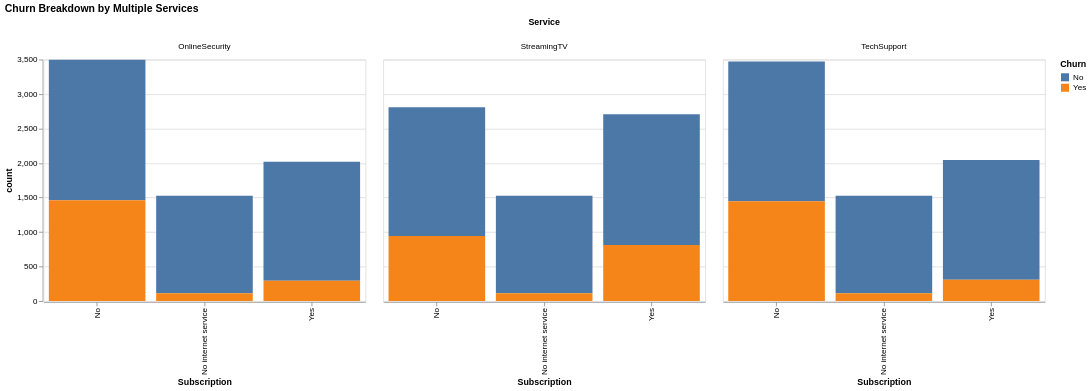

The notebook cell this image was saved under:
### Code cell
# Melt features into long-form for altair
melted_df = df.melt(id_vars='Churn', value_vars=['OnlineSecurity', 'TechSupport', 'StreamingTV'],
                    var_name='Service', value_name='Subscription')

service_churn = melted_df.groupby(['Service', 'Subscription', 'Churn']).size().reset_index(name='count')

alt.Chart(service_churn).mark_bar().encode(
    x='Subscription:N',
    y='count:Q',
    color='Churn:N',
    column='Service:N',
    tooltip=['Service', 'Subscription', 'Churn', 'count']
).properties(
    title='Churn Breakdown by Multiple Services',
    width=400,
    height=300
)

### Figure 1 — Vega-Lite specification as saved in the notebook (floating-point values rounded to 4 significant figures)
{"config": {"view": {"continuousWidth": 300, "continuousHeight": 300}}, "data": {"name": "data-f2eb751cf3948264624f5eee1b8c99aa"}, "mark": {"type": "bar"}, "encoding": {"color": {"field": "Churn", "type": "nominal"}, "column": {"field": "Service", "type": "nominal"}, "tooltip": [{"field": "Service", "type": "nominal"}, {"field": "Subscription", "type": "nominal"}, {"field": "Churn", "type": "nominal"}, {"field": "count", "type": "quantitative"}], "x": {"field": "Subscription", "type": "nominal"}, "y": {"field": "count", "type": "quantitative"}}, "height": 300, "title": "Churn Breakdown by Multiple Services", "width": 400, "$schema": "https://vega.github.io/schema/vega-lite/v5.20.1.json", "datasets": {"data-f2eb751cf3948264624f5eee1b8c99aa": [{"Service": "OnlineSecurity", "Subscription": "No", "Churn": "No", "count": 2037}, {"Service": "OnlineSecurity", "Subscription": "No", "Churn": "Yes", "count": 1461}, {"Service": "OnlineSecurity", "Subscription": "No internet service", "Churn": "No", "count": 1413}, {"Service": "OnlineSecurity", "Subscription": "No internet service", "Churn": "Yes", "count": 113}, {"Service": "OnlineSecurity", "Subscription": "Yes", "Churn": "No", "count": 1724}, {"Service": "OnlineSecurity", "Subscription": "Yes", "Churn": "Yes", "count": 295}, {"Service": "StreamingTV", "Subscription": "No", "Churn": "No", "count": 1868}, {"Service": "StreamingTV", "Subscription": "No", "Churn": "Yes", "count": 942}, {"Service": "StreamingTV", "Subscription": "No internet service", "Churn": "No", "count": 1413}, {"Service": "StreamingTV", "Subscription": "No internet service", "Churn": "Yes", "count": 113}, {"Service": "StreamingTV", "Subscription": "Yes", "Churn": "No", "count": 1893}, {"Service": "StreamingTV", "Subscription": "Yes", "Churn": "Yes", "count": 814}, {"Service": "TechSupport", "Subscription": "No", "Churn": "No", "count": 2027}, {"Service": "TechSupport", "Subscription": "No", "Churn": "Yes", "count": 1446}, {"Service": "TechSupport", "Subscription": "No internet service", "Churn": "No", "count": 1413}, {"Service": "TechSupport", "Subscription": "No internet service", "Churn": "Yes", "count": 113}, {"Service": "TechSupport", "Subscription": "Yes", "Churn": "No", "count": 1734}, {"Service": "TechSupport", "Subscription": "Yes", "Churn": "Yes", "count": 310}]}}
